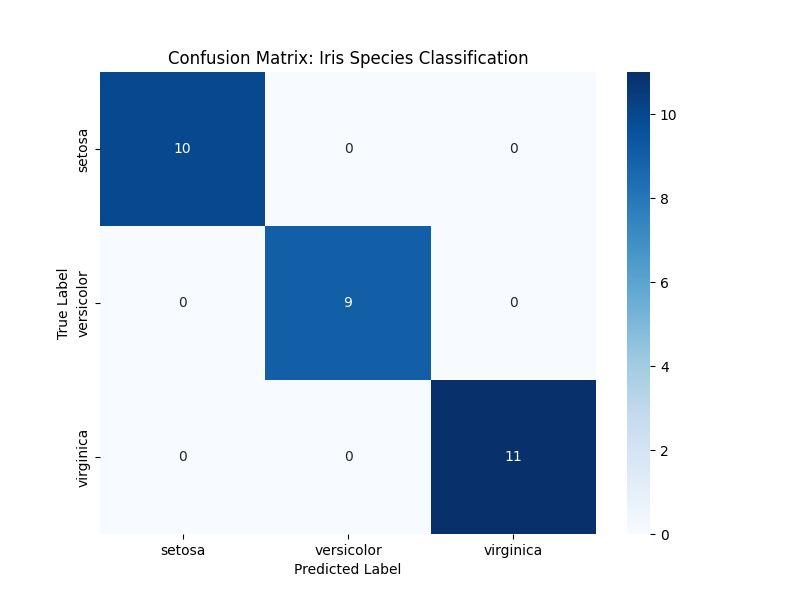

Reproduce this figure in Python.
import numpy as np
import pandas as pd
import matplotlib.pyplot as plt
import seaborn as sns
from sklearn.model_selection import train_test_split
from sklearn.datasets import load_iris
from sklearn.tree import DecisionTreeClassifier
from sklearn.metrics import confusion_matrix, classification_report

# --- Task 1: Generate Predictions ---
print("Task 1: Training Model and Generating Predictions...")

# 1.2 Load and Preprocess
iris = load_iris()
X, y = iris.data, iris.target

# Split the dataset (80% Train, 20% Test)
X_train, X_test, y_train, y_test = train_test_split(X, y, test_size=0.2, random_state=42)

# 1.3 Train the Decision Tree Classifier
clf = DecisionTreeClassifier(random_state=42)
clf.fit(X_train, y_train)

# Generate predictions on the unseen test data
y_pred = clf.predict(X_test)

# --- Task 2: Create and Visualize Confusion Matrix ---
print("\nTask 2: Creating Confusion Matrix...")

# 2.1 Generate the Matrix
cm = confusion_matrix(y_test, y_pred)
print("Raw Confusion Matrix counts:\n", cm)

# 2.2 Visualization
plt.figure(figsize=(8, 6))
# 'annot=True' puts the numbers in the boxes; 'fmt=d' ensures they are integers
sns.heatmap(cm, annot=True, fmt='d', cmap='Blues', 
            xticklabels=iris.target_names, 
            yticklabels=iris.target_names)

plt.xlabel('Predicted Label')
plt.ylabel('True Label')
plt.title('Confusion Matrix: Iris Species Classification')

# Save the plot for terminal-based environments
plt.savefig('confusion_matrix.png')
print("✓ Visualization saved as 'confusion_matrix.png'")

# --- Task 3: Interpret Results ---
print("\nTask 3: Detailed Classification Metrics")
print("-" * 40)
# This provides Precision, Recall, and F1-Score for each class
report = classification_report(y_test, y_pred, target_names=iris.target_names)
print(report)


## pip install seaborn pandas matplotlib scikit-earn
